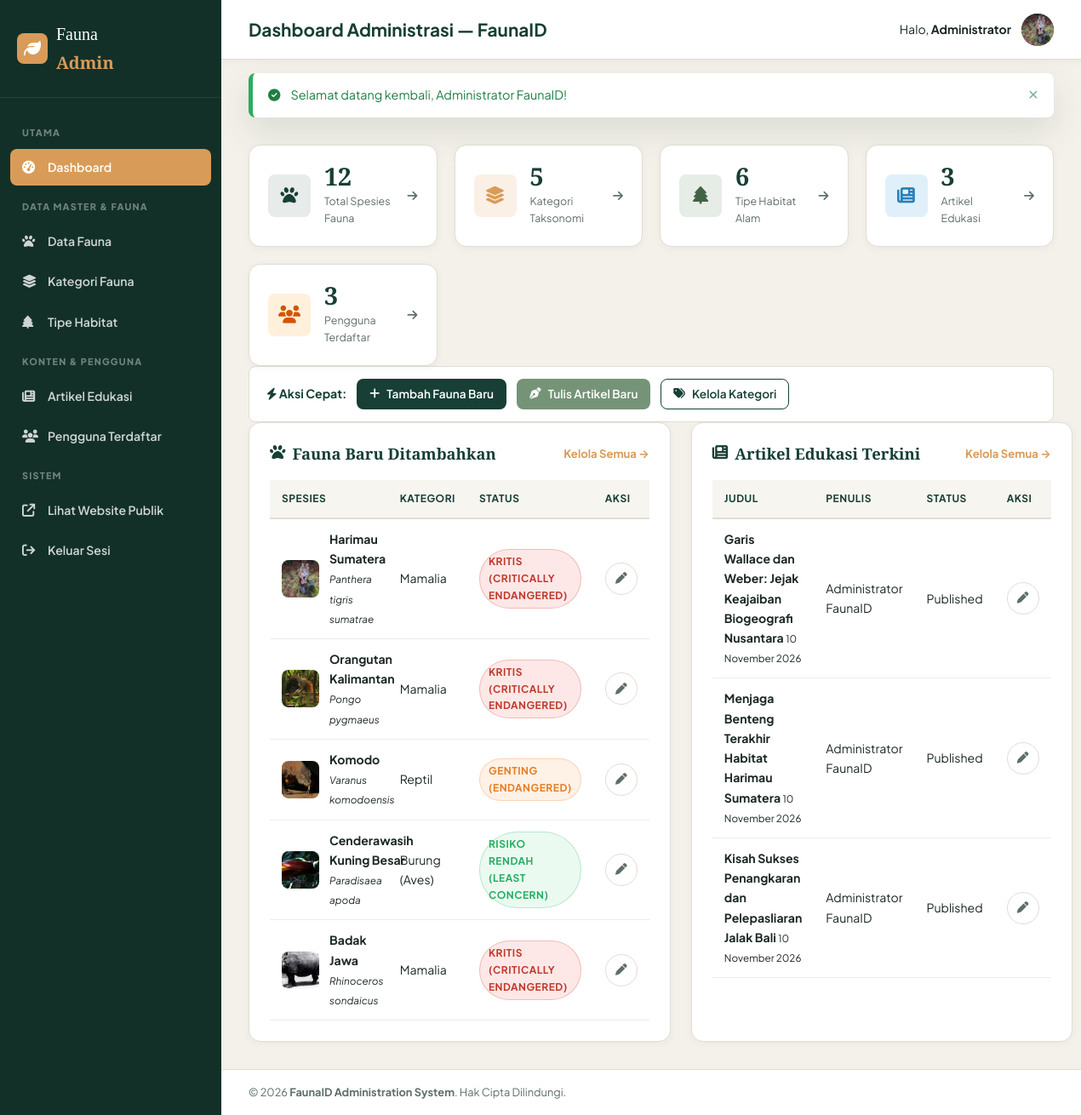
The page /admin (signed in) on the database its author committed.
### tables this page shows
CREATE TABLE `users` (
  `id` INT AUTO_INCREMENT PRIMARY KEY,
  `nama` VARCHAR(100) NOT NULL,
  `email` VARCHAR(100) NOT NULL UNIQUE,
  `password` VARCHAR(255) NOT NULL,
  `role` ENUM('admin', 'user') NOT NULL DEFAULT 'user',
  `foto_profil` VARCHAR(255) NULL,
  `created_at` TIMESTAMP DEFAULT CURRENT_TIMESTAMP,
  `updated_at` TIMESTAMP DEFAULT CURRENT_TIMESTAMP ON UPDATE CURRENT_TIMESTAMP
);

CREATE TABLE `fauna` (
  `id` INT AUTO_INCREMENT PRIMARY KEY,
  `nama_lokal` VARCHAR(150) NOT NULL,
  `nama_ilmiah` VARCHAR(150) NOT NULL,
  `kategori_id` INT NOT NULL,
  `habitat_id` INT NOT NULL,
  `status_konservasi` VARCHAR(100) NOT NULL,
  `deskripsi` LONGTEXT NOT NULL,
  `karakteristik` TEXT NULL,
  `makanan` TEXT NULL,
  `populasi_estimasi` VARCHAR(100) NULL,
  `is_featured` TINYINT(1) DEFAULT 0,
  `created_at` TIMESTAMP DEFAULT CURRENT_TIMESTAMP,
  `updated_at` TIMESTAMP DEFAULT CURRENT_TIMESTAMP ON UPDATE CURRENT_TIMESTAMP,
  CONSTRAINT `fk_fauna_category` FOREIGN KEY (`kategori_id`) REFERENCES `categories` (`id`) ON DELETE CASCADE,
  CONSTRAINT `fk_fauna_habitat` FOREIGN KEY (`habitat_id`) REFERENCES `habitats` (`id`) ON DELETE CASCADE
);

CREATE TABLE `categories` (
  `id` INT AUTO_INCREMENT PRIMARY KEY,
  `nama_kategori` VARCHAR(100) NOT NULL,
  `slug` VARCHAR(100) NOT NULL UNIQUE,
  `deskripsi` TEXT NULL,
  `ikon` VARCHAR(50) NULL,
  `created_at` TIMESTAMP DEFAULT CURRENT_TIMESTAMP
);

CREATE TABLE `articles` (
  `id` INT AUTO_INCREMENT PRIMARY KEY,
  `user_id` INT NOT NULL,
  `judul` VARCHAR(255) NOT NULL,
  `slug` VARCHAR(255) NOT NULL UNIQUE,
  `ringkasan` TEXT NULL,
  `konten` LONGTEXT NOT NULL,
  `thumbnail` VARCHAR(500) NULL,
  `status` ENUM('draft', 'published') NOT NULL DEFAULT 'published',
  `views` INT DEFAULT 0,
  `created_at` TIMESTAMP DEFAULT CURRENT_TIMESTAMP,
  `updated_at` TIMESTAMP DEFAULT CURRENT_TIMESTAMP ON UPDATE CURRENT_TIMESTAMP,
  CONSTRAINT `fk_articles_user` FOREIGN KEY (`user_id`) REFERENCES `users` (`id`) ON DELETE CASCADE
);

### app/views/admin/dashboard.php (the view)
<?php require_once APP_PATH . '/views/layouts/admin_header.php'; ?>
<div class="admin-stats-grid">
    <div class="admin-stat-card">
        <div class="stat-icon-wrap bg-primary-soft">
            <i class="fa-solid fa-paw"></i>
        </div>
        <div class="stat-info">
            <span class="stat-num"><?= $stats['total_fauna'] ?></span>
            <span class="stat-text">Total Spesies Fauna</span>
        </div>
        <a href="<?= url('admin/fauna') ?>" class="stat-card-link"><i class="fa-solid fa-arrow-right"></i></a>
    </div>
    <div class="admin-stat-card">
        <div class="stat-icon-wrap bg-accent-soft">
            <i class="fa-solid fa-layer-group"></i>
        </div>
        <div class="stat-info">
            <span class="stat-num"><?= $stats['total_categories'] ?></span>
            <span class="stat-text">Kategori Taksonomi</span>
        </div>
        <a href="<?= url('admin/categories') ?>" class="stat-card-link"><i class="fa-solid fa-arrow-right"></i></a>
    </div>
    <div class="admin-stat-card">
        <div class="stat-icon-wrap bg-secondary-soft">
            <i class="fa-solid fa-tree"></i>
        </div>
        <div class="stat-info">
            <span class="stat-num"><?= $stats['total_habitats'] ?></span>
            <span class="stat-text">Tipe Habitat Alam</span>
        </div>
        <a href="<?= url('admin/habitats') ?>" class="stat-card-link"><i class="fa-solid fa-arrow-right"></i></a>
    </div>
    <div class="admin-stat-card">
        <div class="stat-icon-wrap bg-info-soft">
            <i class="fa-solid fa-newspaper"></i>
        </div>
        <div class="stat-info">
            <span class="stat-num"><?= $stats['total_articles'] ?></span>
            <span class="stat-text">Artikel Edukasi</span>
        </div>
        <a href="<?= url('admin/articles') ?>" class="stat-card-link"><i class="fa-solid fa-arrow-right"></i></a>
    </div>
    <div class="admin-stat-card">
        <div class="stat-icon-wrap bg-warning-soft">
            <i class="fa-solid fa-users"></i>
        </div>
        <div class="stat-info">
            <span class="stat-num"><?= $stats['total_users'] ?></span>
            <span class="stat-text">Pengguna Terdaftar</span>
        </div>
        <a href="<?= url('admin/users') ?>" class="stat-card-link"><i class="fa-solid fa-arrow-right"></i></a>
    </div>
</div>
<div class="admin-quick-actions-bar mt-4">
    <span class="quick-title"><i class="fa-solid fa-bolt"></i> Aksi Cepat:</span>
    <a href="<?= url('admin/fauna-create') ?>" class="btn btn-primary btn-sm"><i class="fa-solid fa-plus"></i> Tambah Fauna Baru</a>
    <a href="<?= url('admin/article-create') ?>" class="btn btn-secondary btn-sm"><i class="fa-solid fa-pen-nib"></i> Tulis Artikel Baru</a>
    <a href="<?= url('admin/categories') ?>" class="btn btn-outline-primary btn-sm"><i class="fa-solid fa-tags"></i> Kelola Kategori</a>
</div>
<div class="admin-grid-2 mt-4">
    <div class="admin-panel-card">
        <div class="admin-panel-header">
            <h3 class="panel-heading"><i class="fa-solid fa-paw text-accent"></i> Fauna Baru Ditambahkan</h3>
            <a href="<?= url('admin/fauna') ?>" class="panel-view-all">Kelola Semua &rarr;</a>
        </div>
        <div class="table-responsive">
            <table class="admin-table">
                <thead>
                    <tr>
                        <th>Spesies</th>
                        <th>Kategori</th>
                        <th>Status</th>
                        <th>Aksi</th>
                    </tr>
                </thead>
                <tbody>
                    <?php foreach ($recentFauna as $f): ?>
                        <tr>
                            <td>
                                <div class="table-item-flex">
                                    <img src="<?= uploadUrl($f['primary_image']) ?>" alt="" class="table-thumb">
                                    <div>
                                        <strong><?= e($f['nama_lokal']) ?></strong>
                                        <small class="d-block text-muted"><em><?= e($f['nama_ilmiah']) ?></em></small>
                                    </div>
                                </div>
                            </td>
                            <td><?= e($f['nama_kategori']) ?></td>
                            <td>
                                <span class="status-badge <?= getStatusBadgeClass($f['status_konservasi']) ?>">
                                    <?= e($f['status_konservasi']) ?>
                                </span>
                            </td>
                            <td>
                                <a href="<?= url('admin/fauna-edit/' . $f['id']) ?>" class="btn btn-icon btn-sm btn-outline-secondary" title="Edit">
                                    <i class="fa-solid fa-pen"></i>
                                </a>
                            </td>
                        </tr>
                    <?php endforeach; ?>
                </tbody>
            </table>
        </div>
    </div>
    <div class="admin-panel-card">
        <div class="admin-panel-header">
            <h3 class="panel-heading"><i class="fa-solid fa-newspaper text-accent"></i> Artikel Edukasi Terkini</h3>
            <a href="<?= url('admin/articles') ?>" class="panel-view-all">Kelola Semua &rarr;</a>
        </div>
        <div class="table-responsive">
            <table class="admin-table">
                <thead>
                    <tr>
                        <th>Judul</th>
                        <th>Penulis</th>
                        <th>Status</th>
                        <th>Aksi</th>
                    </tr>
                </thead>
                <tbody>
                    <?php foreach ($recentArticles as $art): ?>
                        <tr>
                            <td>
                                <strong><?= e(limitWords($art['judul'], 8)) ?></strong>
                                <small class="d-block text-muted"><?= formatDateIndo($art['created_at']) ?></small>
                            </td>
                            <td><?= e($art['author_name']) ?></td>
                            <td>
                                <span class="badge <?= ($art['status'] === 'published') ? 'badge-success' : 'badge-warning' ?>">
                                    <?= ucfirst($art['status']) ?>
                                </span>
                            </td>
                            <td>
                                <a href="<?= url('admin/article-edit/' . $art['id']) ?>" class="btn btn-icon btn-sm btn-outline-secondary" title="Edit">
                                    <i class="fa-solid fa-pen"></i>
                                </a>
                            </td>
                        </tr>
                    <?php endforeach; ?>
                </tbody>
            </table>
        </div>
    </div>
</div>
<?php require_once APP_PATH . '/views/layouts/admin_footer.php'; ?>

### app/views/layouts/admin_header.php (shortened to what the rows shown need)
<!DOCTYPE html>
<html lang="id">
<head>
    <link rel="stylesheet" href="https://cdnjs.cloudflare.com/ajax/libs/font-awesome/6.5.1/css/all.min.css">
    <link rel="stylesheet" href="<?= asset('css/style.css') ?>">
    <link rel="stylesheet" href="<?= asset('css/admin.css') ?>">
</head>
<body class="admin-body">
<div class="admin-layout">
    <aside class="admin-sidebar" id="adminSidebar">
        <div class="admin-sidebar-header">
            <a href="<?= url('admin') ?>" class="admin-brand">
                <span class="brand-icon"><i class="fa-solid fa-leaf"></i></span>
                <span class="brand-text">Fauna<strong>Admin</strong></span>
            </a>
        </div>
        <nav class="admin-nav">
            <div class="nav-section-label">UTAMA</div>
            <a href="<?= url('admin') ?>" class="admin-nav-item <?= empty($_GET['url']) || $_GET['url'] === 'admin' ? 'active' : '' ?>">
                <i class="fa-solid fa-gauge-high"></i> Dashboard
            </a>
            <div class="nav-section-label">DATA MASTER & FAUNA</div>
            <a href="<?= url('admin/fauna') ?>" class="admin-nav-item <?= str_starts_with($_GET['url'] ?? '', 'admin/fauna') ? 'active' : '' ?>">
                <i class="fa-solid fa-paw"></i> Data Fauna
            </a>
            <a href="<?= url('admin/categories') ?>" class="admin-nav-item <?= str_starts_with($_GET['url'] ?? '', 'admin/categories') ? 'active' : '' ?>">
                <i class="fa-solid fa-layer-group"></i> Kategori Fauna
            </a>
            <a href="<?= url('admin/habitats') ?>" class="admin-nav-item <?= str_starts_with($_GET['url'] ?? '', 'admin/habitats') ? 'active' : '' ?>">
                <i class="fa-solid fa-tree"></i> Tipe Habitat
            </a>
            <div class="nav-section-label">KONTEN & PENGGUNA</div>
            <a href="<?= url('admin/articles') ?>" class="admin-nav-item <?= str_starts_with($_GET['url'] ?? '', 'admin/articles') ? 'active' : '' ?>">
                <i class="fa-solid fa-newspaper"></i> Artikel Edukasi
            </a>
            <a href="<?= url('admin/users') ?>" class="admin-nav-item <?= str_starts_with($_GET['url'] ?? '', 'admin/users') ? 'active' : '' ?>">
                <i class="fa-solid fa-users"></i> Pengguna Terdaftar
            </a>
            <div class="nav-section-label">SISTEM</div>
            <a href="<?= url('') ?>" target="_blank" class="admin-nav-item">
                <i class="fa-solid fa-arrow-up-right-from-square"></i> Lihat Website Publik
            </a>
            <a href="<?= url('auth/logout') ?>" class="admin-nav-item text-danger">
                <i class="fa-solid fa-arrow-right-from-bracket"></i> Keluar Sesi
            </a>
        </nav>
    </aside>
    <div class="admin-main">
        <header class="admin-topbar">
            <div class="topbar-left">
                <h2 class="topbar-title"><?= isset($title) ? e($title) : 'Dashboard Administrator' ?></h2>
            </div>
            <div class="topbar-right">
                <div class="admin-user-info">
                    <span class="user-greeting">Halo, <strong><?= e(explode(' ', auth()['nama'])[0]) ?></strong></span>
                    <div class="admin-avatar">
                        <?php if (!empty(auth()['foto_profil'])): ?>
                            <img src="<?= uploadUrl(auth()['foto_profil']) ?>" alt="<?= e(auth()['nama']) ?>">
                        <?php else: ?>
                            <span>A</span>
                        <?php endif; ?>
                    </div>
                </div>
            </div>
        </header>
        <div class="admin-flash-wrapper">
            <?php if (hasFlash('success')): ?>
                <div class="alert alert-success alert-dismissible">
                    <i class="fa-solid fa-circle-check"></i>
                    <span><?= e(getFlash('success')) ?></span>
                    <button class="alert-close" onclick="this.parentElement.remove()">&times;</button>
                </div>
            <?php endif; ?>
        </div>
        <div class="admin-content-area">

### rows shown on the page
users: nama "Administrator"
fauna: shows a picture, nama_lokal "Harimau Sumatera", nama_ilmiah "Panthera tigris sumatrae", kategori.nama_kategori "Mamalia", status_konservasi "KRITIS (CRITICALLY ENDANGERED)"
fauna: shows a picture, nama_lokal "Orangutan Kalimantan", nama_ilmiah "Pongo pygmaeus", kategori.nama_kategori "Mamalia", status_konservasi "KRITIS (CRITICALLY ENDANGERED)"
fauna: shows a picture, nama_lokal "Komodo", nama_ilmiah "Varanus komodoensis", kategori.nama_kategori "Reptil", status_konservasi "GENTING (ENDANGERED)"
fauna: shows a picture, nama_lokal "Cenderawasih Kuning Besar", nama_ilmiah "Paradisaea apoda", kategori.nama_kategori "Burung (Aves)", status_konservasi "RISIKO RENDAH (LEAST CONCERN)"
fauna: shows a picture, nama_lokal "Badak Jawa", nama_ilmiah "Rhinoceros sondaicus", kategori.nama_kategori "Mamalia", status_konservasi "KRITIS (CRITICALLY ENDANGERED)"
articles: judul "Garis Wallace dan Weber: Jejak Keajaiban Biogeografi Nusantara", created_at "10 November 2026", user.nama "Administrator FaunaID", status "Published"
articles: judul "Menjaga Benteng Terakhir Habitat Harimau Sumatera", created_at "10 November 2026", user.nama "Administrator FaunaID", status "Published"
articles: judul "Kisah Sukses Penangkaran dan Pelepasliaran Jalak Bali", created_at "10 November 2026", user.nama "Administrator FaunaID", status "Published"

### other values the page prints
$title "Dashboard Administrasi — FaunaID"
getFlash('success') "Selamat datang kembali, Administrator FaunaID!"
$stats['total_fauna'] "12"
$stats['total_categories'] "5"
$stats['total_habitats'] "6"
$stats['total_articles'] "3"
$stats['total_users'] "3"
